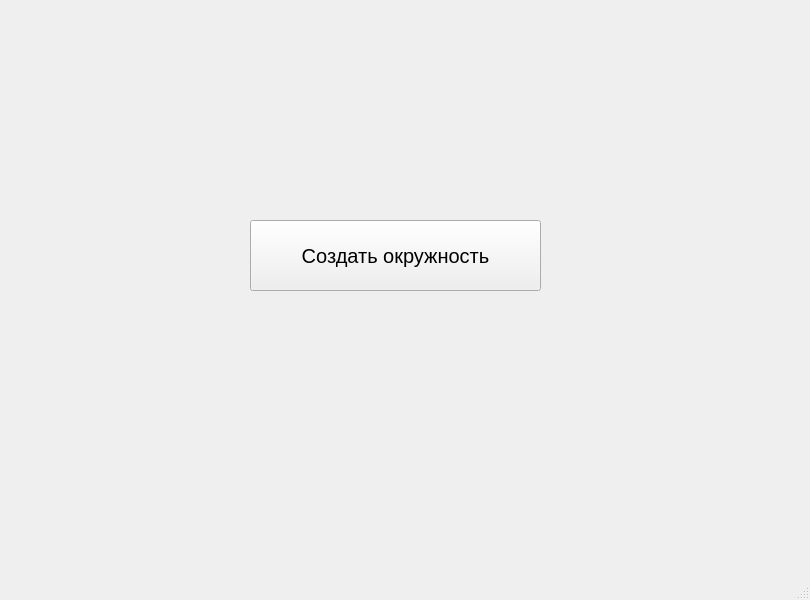
<?xml version="1.0" encoding="UTF-8"?>
<ui version="4.0">
 <class>MainWindow</class>
 <widget class="QMainWindow" name="MainWindow">
  <property name="geometry">
   <rect>
    <x>0</x>
    <y>0</y>
    <width>810</width>
    <height>600</height>
   </rect>
  </property>
  <property name="windowTitle">
   <string>MainWindow</string>
  </property>
  <widget class="QWidget" name="centralwidget">
   <widget class="QPushButton" name="butn">
    <property name="geometry">
     <rect>
      <x>250</x>
      <y>220</y>
      <width>291</width>
      <height>71</height>
     </rect>
    </property>
    <property name="font">
     <font>
      <pointsize>15</pointsize>
     </font>
    </property>
    <property name="text">
     <string>Создать окружность</string>
    </property>
   </widget>
  </widget>
  <widget class="QMenuBar" name="menubar">
   <property name="geometry">
    <rect>
     <x>0</x>
     <y>0</y>
     <width>810</width>
     <height>21</height>
    </rect>
   </property>
  </widget>
  <widget class="QStatusBar" name="statusbar"/>
 </widget>
 <resources/>
 <connections/>
</ui>
